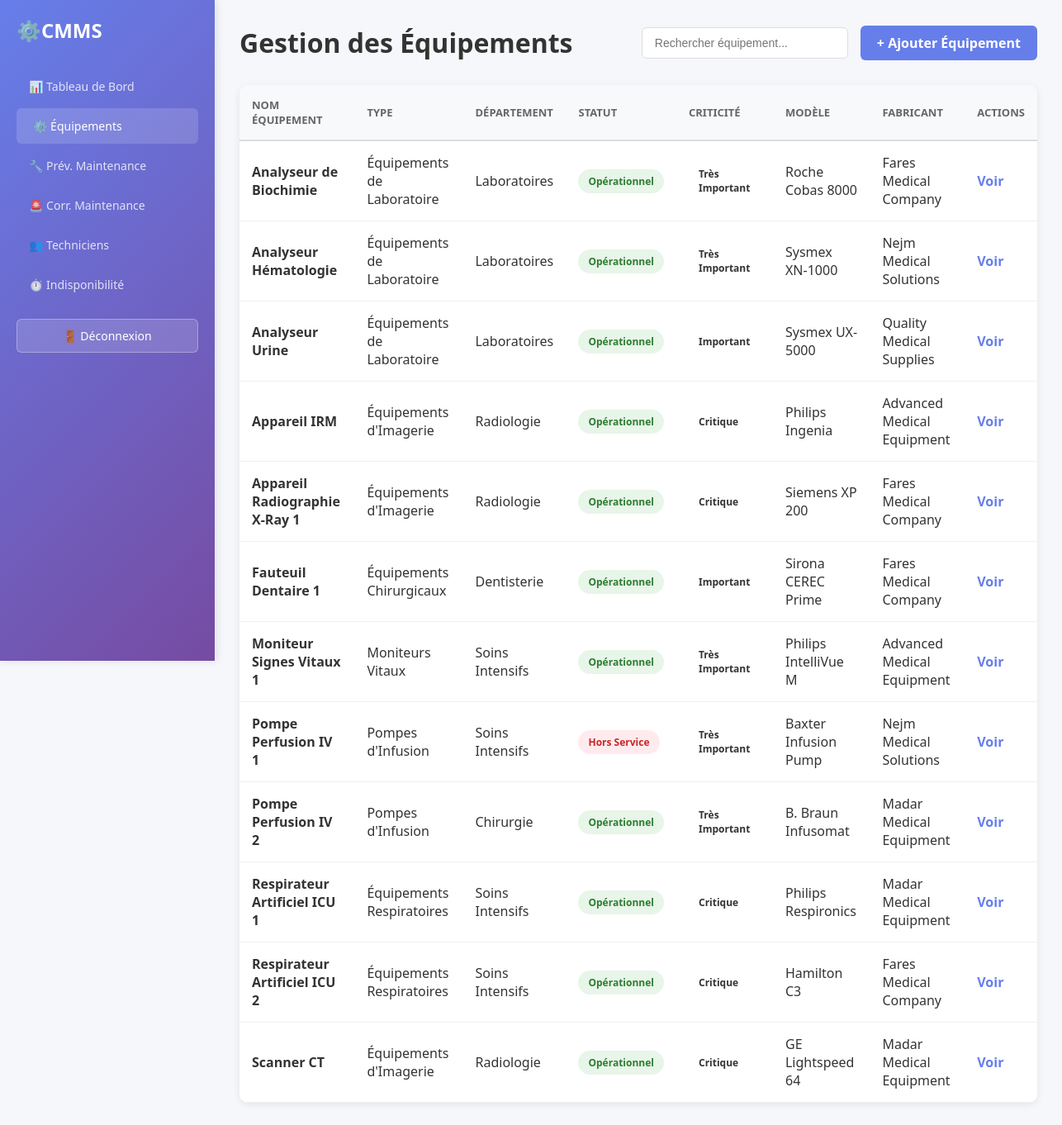
Screenshot of /engineer/equipment.php (signed in) with the database file from the repository.
### tables this page shows
CREATE TABLE Assets
(
  Asset_ID SMALLINT PRIMARY KEY AUTO_INCREMENT,
  Asset_Name VARCHAR(60) NOT NULL UNIQUE,
  Serial_Number VARCHAR(60),
  Asset_Type_ID SMALLINT NOT NULL,
  Model VARCHAR(20),
  Department_ID SMALLINT NOT NULL,
  Installation_Date DATE,
  Warranty_Expiry DATE,
  Status_ID SMALLINT NOT NULL,
  Purchase_Cost DECIMAL(12,2),
  Last_Maintenance_Date DATE,
  Next_Maintenance_Date DATE,
  Criticality_Level_ID SMALLINT NOT NULL,
  Supplier_ID INT NOT NULL,
  Additional_Notes VARCHAR(500),

  FOREIGN KEY (Asset_Type_ID) REFERENCES Asset_Types(Type_ID),
  FOREIGN KEY (Department_ID) REFERENCES Departments(Department_ID),
  FOREIGN KEY (Status_ID) REFERENCES Asset_Status(Status_ID),
  FOREIGN KEY (Criticality_Level_ID) REFERENCES Criticality_Level(Level_ID),
  FOREIGN KEY (Supplier_ID) REFERENCES Suppliers(Supplier_ID)
);

CREATE TABLE Asset_Types
(
  Type_ID SMALLINT PRIMARY KEY AUTO_INCREMENT,
  Type_Name VARCHAR(60) NOT NULL,
  Description VARCHAR(300)
);

CREATE TABLE Departments
(
  Department_ID SMALLINT PRIMARY KEY AUTO_INCREMENT,
  Department_Name VARCHAR(60) NOT NULL UNIQUE,
  Contact_Email VARCHAR(100) NOT NULL,
  Contact_Phone VARCHAR(30) NOT NULL,
  Description VARCHAR(300)
);

CREATE TABLE Asset_Status
(
  Status_ID SMALLINT PRIMARY KEY AUTO_INCREMENT,
  Status_Name VARCHAR(60) NOT NULL UNIQUE,
  Description VARCHAR(300)
);

CREATE TABLE Criticality_Level
(
  Level_ID SMALLINT PRIMARY KEY AUTO_INCREMENT,
  Level_Name VARCHAR(60) NOT NULL UNIQUE,
  Description VARCHAR(300),
  Response_Time_Hours SMALLINT NOT NULL
);

CREATE TABLE Suppliers
(
  Supplier_ID INT PRIMARY KEY AUTO_INCREMENT,
  Supplier_Name VARCHAR(150) NOT NULL,
  Phone_Number VARCHAR(30),
  Email VARCHAR(100),
  Address VARCHAR(250),
  City VARCHAR(100),
  Country VARCHAR(100)
);

### config/config.php (called while the page is built, shortened)
<?php
try {
    $conn = new mysqli(DB_HOST, DB_USER, DB_PASS, DB_NAME);
        ?>
        <?php
    $conn->set_charset("utf8mb4");
} catch (Exception $e) {
    die("Erreur de connexion: " . $e->getMessage());
}
function fetch_all($query) {
    global $conn;
    $result = $conn->query($query);
    if ($result) {
        return $result->fetch_all(MYSQLI_ASSOC);
    }
    return [];
}
?>

### engineer/equipment.php (the view, shortened to what this page needs)
<?php
require_once '../config/config.php';
$equipment_query = "SELECT a.*, at.Type_Name, d.Department_Name, s.Status_Name, c.Level_Name, sup.Supplier_Name
                    FROM Assets a
                    LEFT JOIN Asset_Types at ON a.Asset_Type_ID = at.Type_ID
                    LEFT JOIN Departments d ON a.Department_ID = d.Department_ID
                    LEFT JOIN Asset_Status s ON a.Status_ID = s.Status_ID
                    LEFT JOIN Criticality_Level c ON a.Criticality_Level_ID = c.Level_ID
                    LEFT JOIN Suppliers sup ON a.Supplier_ID = sup.Supplier_ID
                    ORDER BY a.Asset_Name";
$equipment_list = fetch_all($equipment_query);
?>
<!DOCTYPE html>
<html lang="fr">
<head>
</head>
<body>
    <div class="container">
        <aside class="sidebar">
            <div class="logo">⚙️ <span>CMMS</span></div>
            <ul class="nav-menu">
                <li><a href="dashboard.php">📊 Tableau de Bord</a></li>
                <li><a href="equipment.php" class="active">⚙️ Équipements</a></li>
                <li><a href="preventive_maintenance.php">🔧 Prév. Maintenance</a></li>
                <li><a href="corrective_maintenance.php">🚨 Corr. Maintenance</a></li>
                <li><a href="users.php">👥 Techniciens</a></li>
                <li><a href="downtime.php">⏱️ Indisponibilité</a></li>
            </ul>
            <a href="../auth/logout.php" class="logout-btn">🚪 Déconnexion</a>
        </aside>
        <main class="main-content">
            <div class="header">
                <div>
                    <h1>Gestion des Équipements</h1>
                </div>
                <div style="display: flex; gap: 15px; align-items: center;">
                    <input type="text" class="search-box" id="searchBox" placeholder="Rechercher équipement..." onkeyup="filterTable()">
                    <a href="add_equipment.php" style="background: #667eea; color: white; padding: 10px 20px; border-radius: 6px; text-decoration: none; font-weight: 600; white-space: nowrap;">+ Ajouter Équipement</a>
                </div>
            </div>
            <div class="table-container">
                <table id="equipmentTable">
                    <thead>
                        <tr>
                            <th>Nom Équipement</th>
                            <th>Type</th>
                            <th>Département</th>
                            <th>Statut</th>
                            <th>Criticité</th>
                            <th>Modèle</th>
                            <th>Fabricant</th>
                            <th>Actions</th>
                        </tr>
                    </thead>
                    <tbody>
                        <?php if (!empty($equipment_list)): ?>
                            <?php foreach ($equipment_list as $item): ?>
                                <tr>
                                    <td><strong><?php echo htmlspecialchars($item['Asset_Name']); ?></strong></td>
                                    <td><?php echo htmlspecialchars($item['Type_Name'] ?? 'N/A'); ?></td>
                                    <td><?php echo htmlspecialchars($item['Department_Name'] ?? 'N/A'); ?></td>
                                    <td>
                                        <span class="status-badge status-<?php echo ($item['Status_ID'] == 1) ? 'active' : 'inactive'; ?>">
                                            <?php echo htmlspecialchars($item['Status_Name'] ?? 'N/A'); ?>
                                        </span>
                                    </td>
                                    <td>
                                        <span class="status-badge criticality-<?php echo strtolower($item['Level_Name'] ?? 'medium'); ?>">
                                            <?php echo htmlspecialchars($item['Level_Name'] ?? 'N/A'); ?>
                                        </span>
                                    </td>
                                    <td><?php echo htmlspecialchars($item['Model'] ?? 'N/A'); ?></td>
                                    <td><?php echo htmlspecialchars($item['Supplier_Name'] ?? 'N/A'); ?></td>
                                    <td>
                                        <a href="javascript:void(0)" class="action-link" onclick="viewEquipment(<?php echo $item['Asset_ID']; ?>)">Voir</a>
                                    </td>
                                </tr>
                            <?php endforeach; ?>
                        <?php else: ?>
                            <tr>
                                <td colspan="8" class="no-data">Aucun équipement trouvé</td>
                            </tr>
                        <?php endif; ?>
                    </tbody>
                </table>
            </div>
        </main>
    </div>
</body>
</html>

### engineer/equipment.php (style rules this page uses)
* { margin: 0; padding: 0; box-sizing: border-box; }
body { font-family: 'Segoe UI', Tahoma, Geneva, Verdana, sans-serif; background-color: #f5f7fa; color: #333; }
.container { display: flex; min-height: 100vh; }
.sidebar { width: 260px; background: linear-gradient(135deg, #667eea 0%, #764ba2 100%); color: white; padding: 20px; position: fixed; height: 100vh; overflow-y: auto; box-shadow: 2px 0 10px rgba(0, 0, 0, 0.1); }
.logo { display: flex; align-items: center; margin-bottom: 30px; font-size: 24px; font-weight: bold; }
.nav-menu { list-style: none; }
.nav-menu li { margin-bottom: 5px; }
.nav-menu a { display: flex; align-items: center; padding: 12px 15px; color: rgba(255, 255, 255, 0.8); text-decoration: none; border-radius: 6px; transition: all 0.3s; font-size: 14px; }
.nav-menu a:hover, .nav-menu a.active { background: rgba(255, 255, 255, 0.15); color: white; padding-left: 20px; }
.logout-btn { width: 100%; padding: 10px; background: rgba(255, 255, 255, 0.15); color: white; border: 1px solid rgba(255, 255, 255, 0.3); border-radius: 6px; cursor: pointer; font-size: 14px; margin-top: 20px; transition: all 0.3s; text-decoration: none; display: block; text-align: center; }
.main-content { flex: 1; margin-left: 260px; padding: 30px; }
.header { display: flex; justify-content: space-between; align-items: center; margin-bottom: 30px; }
.header h1 { font-size: 32px; color: #333; }
.table-container { background: white; border-radius: 10px; box-shadow: 0 2px 10px rgba(0, 0, 0, 0.08); overflow: hidden; }
.search-box { padding: 10px 15px; border: 1px solid #ddd; border-radius: 6px; width: 250px; font-size: 14px; }
table { width: 100%; border-collapse: collapse; }
thead { background-color: #f8f9fa; border-bottom: 2px solid #ddd; }
th { padding: 15px; text-align: left; font-weight: 600; color: #666; font-size: 13px; text-transform: uppercase; }
td { padding: 15px; border-bottom: 1px solid #f0f0f0; }
.status-badge { display: inline-block; padding: 6px 12px; border-radius: 20px; font-size: 12px; font-weight: 600; }
.status-active { background: #e8f5e9; color: #2e7d32; }
.status-inactive { background: #ffebee; color: #c62828; }
.action-link { color: #667eea; text-decoration: none; cursor: pointer; font-weight: 600; }

### rows the page displays
assets: Asset_Name "Analyseur de Biochimie", Asset_Type_ID.Type_Name "Équipements de Laboratoire", Department_ID.Department_Name "Laboratoires", Status_ID.Status_Name "Opérationnel", Criticality_Level_ID.Level_Name "Très Important", Model "Roche Cobas 8000", Supplier_ID.Supplier_Name "Fares Medical Company"
assets: Asset_Name "Analyseur Hématologie", Asset_Type_ID.Type_Name "Équipements de Laboratoire", Department_ID.Department_Name "Laboratoires", Status_ID.Status_Name "Opérationnel", Criticality_Level_ID.Level_Name "Très Important", Model "Sysmex XN-1000", Supplier_ID.Supplier_Name "Nejm Medical Solutions"
assets: Asset_Name "Analyseur Urine", Asset_Type_ID.Type_Name "Équipements de Laboratoire", Department_ID.Department_Name "Laboratoires", Status_ID.Status_Name "Opérationnel", Criticality_Level_ID.Level_Name "Important", Model "Sysmex UX-5000", Supplier_ID.Supplier_Name "Quality Medical Supplies"
assets: Asset_Name "Appareil IRM", Asset_Type_ID.Type_Name "Équipements d'Imagerie", Department_ID.Department_Name "Radiologie", Status_ID.Status_Name "Opérationnel", Criticality_Level_ID.Level_Name "Critique", Model "Philips Ingenia", Supplier_ID.Supplier_Name "Advanced Medical Equipment"
assets: Asset_Name "Appareil Radiographie X-Ray 1", Asset_Type_ID.Type_Name "Équipements d'Imagerie", Department_ID.Department_Name "Radiologie", Status_ID.Status_Name "Opérationnel", Criticality_Level_ID.Level_Name "Critique", Model "Siemens XP 200", Supplier_ID.Supplier_Name "Fares Medical Company"
assets: Asset_Name "Fauteuil Dentaire 1", Asset_Type_ID.Type_Name "Équipements Chirurgicaux", Department_ID.Department_Name "Dentisterie", Status_ID.Status_Name "Opérationnel", Criticality_Level_ID.Level_Name "Important", Model "Sirona CEREC Prime", Supplier_ID.Supplier_Name "Fares Medical Company"
assets: Asset_Name "Moniteur Signes Vitaux 1", Asset_Type_ID.Type_Name "Moniteurs Vitaux", Department_ID.Department_Name "Soins Intensifs", Status_ID.Status_Name "Opérationnel", Criticality_Level_ID.Level_Name "Très Important", Model "Philips IntelliVue M", Supplier_ID.Supplier_Name "Advanced Medical Equipment"
assets: Asset_Name "Pompe Perfusion IV 1", Asset_Type_ID.Type_Name "Pompes d'Infusion", Department_ID.Department_Name "Soins Intensifs", Status_ID.Status_Name "Hors Service", Criticality_Level_ID.Level_Name "Très Important", Model "Baxter Infusion Pump", Supplier_ID.Supplier_Name "Nejm Medical Solutions"
assets: Asset_Name "Pompe Perfusion IV 2", Asset_Type_ID.Type_Name "Pompes d'Infusion", Department_ID.Department_Name "Chirurgie", Status_ID.Status_Name "Opérationnel", Criticality_Level_ID.Level_Name "Très Important", Model "B. Braun Infusomat", Supplier_ID.Supplier_Name "Madar Medical Equipment"
assets: Asset_Name "Respirateur Artificiel ICU 1", Asset_Type_ID.Type_Name "Équipements Respiratoires", Department_ID.Department_Name "Soins Intensifs", Status_ID.Status_Name "Opérationnel", Criticality_Level_ID.Level_Name "Critique", Model "Philips Respironics", Supplier_ID.Supplier_Name "Madar Medical Equipment"
assets: Asset_Name "Respirateur Artificiel ICU 2", Asset_Type_ID.Type_Name "Équipements Respiratoires", Department_ID.Department_Name "Soins Intensifs", Status_ID.Status_Name "Opérationnel", Criticality_Level_ID.Level_Name "Critique", Model "Hamilton C3", Supplier_ID.Supplier_Name "Fares Medical Company"
assets: Asset_Name "Scanner CT", Asset_Type_ID.Type_Name "Équipements d'Imagerie", Department_ID.Department_Name "Radiologie", Status_ID.Status_Name "Opérationnel", Criticality_Level_ID.Level_Name "Critique", Model "GE Lightspeed 64", Supplier_ID.Supplier_Name "Madar Medical Equipment"
